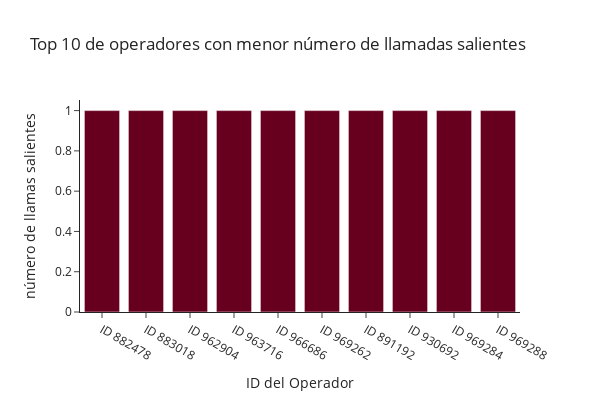

Notebook source saved alongside this figure:
### Code cell
out_calls = calls_data[calls_data['direction'] == 'out']

# Agrupar por operador y contar el número de llamadas salientes
out_calls_per_operator = out_calls.groupby('operator_id').size().reset_index(name='num_out_calls')
out_calls_per_operator= out_calls_per_operator.sort_values(by= 'num_out_calls', ascending=True).head(10)
print(out_calls_per_operator)


def custom_label_format(operator_id):
    return f"ID {operator_id}"  


labels = out_calls_per_operator['operator_id'].apply(custom_label_format).tolist()

fig = px.bar(out_calls_per_operator, x=labels, y='num_out_calls',
            labels={ 'x':'ID del Operador', 'num_out_calls':'número de llamas salientes'},
            title='Top 10 de operadores con menor número de llamadas salientes',
            color_discrete_sequence=px.colors.sequential.RdBu,
            template='simple_white')

fig.update_layout(width=600, height=400)

plt.tight_layout()
fig.show()

### Figure 1 — Plotly figure (JSON) as saved in the notebook; plotly's stock layout.template omitted (floating-point values rounded to 4 significant figures)
{"data": [{"alignmentgroup": "True", "hovertemplate": "ID del Operador=%{x}<br>número de llamas salientes=%{y}<extra></extra>", "legendgroup": "", "marker": {"color": "rgb(103,0,31)", "pattern": {"shape": ""}}, "name": "", "offsetgroup": "", "orientation": "v", "showlegend": false, "textposition": "auto", "type": "bar", "x": ["ID 882478", "ID 883018", "ID 962904", "ID 963716", "ID 966686", "ID 969262", "ID 891192", "ID 930692", "ID 969284", "ID 969288"], "xaxis": "x", "y": [1, 1, 1, 1, 1, 1, 1, 1, 1, 1], "yaxis": "y"}], "layout": {"barmode": "relative", "height": 400, "legend": {"tracegroupgap": 0}, "title": {"text": "Top 10 de operadores con menor número de llamadas salientes"}, "width": 600, "xaxis": {"anchor": "y", "domain": [0, 1], "title": {"text": "ID del Operador"}}, "yaxis": {"anchor": "x", "domain": [0, 1], "title": {"text": "número de llamas salientes"}}}}
